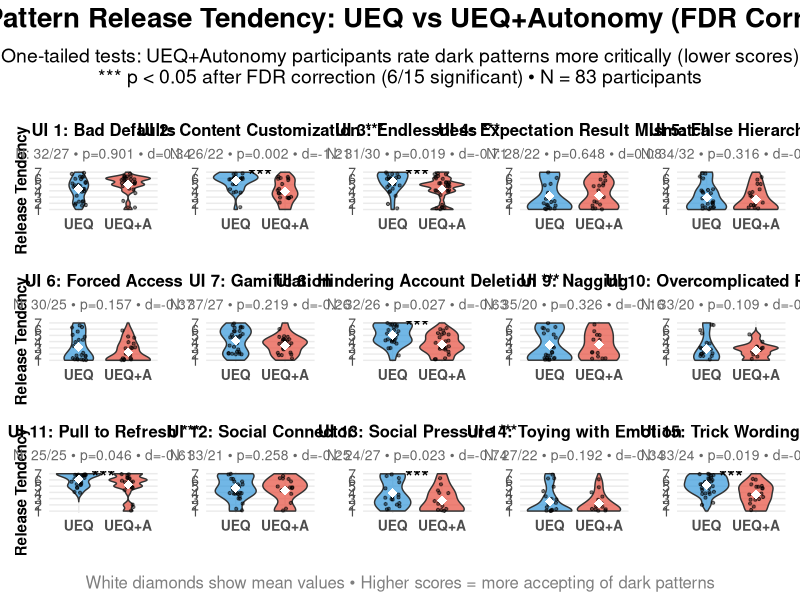

Write R code to recreate this figure.
# Create Dark Pattern Tendency Plot with FDR Corrected Results
# Using: individual_interface_analysis_final_clean_N65.csv

library(dplyr)
library(ggplot2)
library(patchwork)

cat("=== CREATING DARK PATTERN TENDENCY PLOT (FDR CORRECTED) ===\n")

# Load the FDR-corrected results
results_data <- read.csv("results/individual_interface_analysis_final_clean_N65.csv")
cat("Loaded results for", nrow(results_data), "interfaces\n")

# Load the interface data for plotting
interface_data <- read.csv("results/interface_plot_data_aug16_plus_new_filtered.csv")
cat("Loaded interface data:", nrow(interface_data), "evaluations from", 
    length(unique(interface_data$ResponseId)), "participants\n")

# Check which interfaces have significant FDR-corrected results
sig_interfaces <- results_data %>%
  filter(tendency_p_fdr < 0.05) %>%
  pull(interface)

cat("Significant interfaces after FDR correction:", length(sig_interfaces), "\n")
if(length(sig_interfaces) > 0) {
  sig_names <- results_data %>%
    filter(interface %in% sig_interfaces) %>%
    select(interface, pattern_name, tendency_p_fdr, tendency_cohens_d)
  print(sig_names)
}

# Create individual interface plot function
create_interface_plot <- function(ui_num) {
  
  # Get interface data
  ui_data <- interface_data %>%
    filter(interface == ui_num, !is.na(tendency))
  
  if(nrow(ui_data) == 0) {
    return(NULL)
  }
  
  # Get results for this interface
  ui_results <- results_data %>%
    filter(interface == ui_num)
  
  pattern_name <- ui_results$pattern_name
  p_fdr <- ui_results$tendency_p_fdr
  cohens_d <- ui_results$tendency_cohens_d
  
  # Determine if significant (FDR corrected)
  is_significant <- p_fdr < 0.05
  
  # Create title with significance indicator (but not red)
  title_text <- paste0("UI ", ui_num, ": ", pattern_name)
  if(is_significant) {
    title_text <- paste0(title_text, " ***")
  }
  
  # Get sample sizes
  n_ueq <- sum(ui_data$condition_f == "UEQ")
  n_ueeq <- sum(ui_data$condition_f == "UEQ+Autonomy")
  
  # Create the plot with violin plots
  p <- ggplot(ui_data, aes(x = condition_f, y = tendency, fill = condition_f)) +
    geom_violin(alpha = 0.7, trim = FALSE) +
    geom_jitter(width = 0.15, alpha = 0.5, size = 0.8) +
    stat_summary(fun = mean, geom = "point", shape = 18, size = 3, color = "white") +
    scale_fill_manual(values = c("UEQ" = "#3498db", "UEQ+Autonomy" = "#e74c3c")) +
    labs(
      title = title_text,
      x = "",  # Remove x-axis label to reduce repetition
      y = if(ui_num %in% c(1, 6, 11)) "Release Tendency" else "",  # Only show y-label on left column
      subtitle = paste0("N: ", n_ueq, "/", n_ueeq, " • p=", sprintf("%.3f", p_fdr), " • d=", sprintf("%.2f", cohens_d))
    ) +
    theme_minimal() +
    theme(
      legend.position = "none",
      plot.title = element_text(size = 12, face = "bold", hjust = 0.5),
      plot.subtitle = element_text(size = 10, hjust = 0.5, color = "gray40"),
      axis.title = element_text(size = 11, face = "bold"),
      axis.text = element_text(size = 10),
      axis.text.x = element_text(size = 10, face = "bold"),
      panel.grid.minor = element_blank(),
      plot.margin = margin(t = 10, r = 5, b = 5, l = 5)
    ) +
    scale_y_continuous(limits = c(1, 7), breaks = 1:7) +
    scale_x_discrete(labels = c("UEQ" = "UEQ", "UEQ+Autonomy" = "UEQ+A"))  # Shorter labels
  
  # Add significance annotation (but not in red)
  if(is_significant) {
    p <- p + 
      annotate("text", x = 1.5, y = 6.5, label = "***", color = "black", size = 5, fontface = "bold")
  }
  
  return(p)
}

# Create plots for all interfaces
cat("\nCreating individual plots...\n")

tendency_plots <- list()
for(ui_num in 1:15) {
  plot <- create_interface_plot(ui_num)
  if(!is.null(plot)) {
    tendency_plots[[paste0("ui", ui_num)]] <- plot
  }
}

# Combine plots
if(length(tendency_plots) > 0) {
  
  # Create directory if it doesn't exist
  if(!dir.exists("plots")) {
    dir.create("plots")
  }
  
  tendency_grid <- wrap_plots(tendency_plots, ncol = 5, nrow = 3)
  
  # Count significant results
  n_sig_fdr <- sum(results_data$tendency_p_fdr < 0.05, na.rm = TRUE)
  n_total <- nrow(results_data)
  
  tendency_final <- tendency_grid + 
    plot_annotation(
      title = "Dark Pattern Release Tendency: UEQ vs UEQ+Autonomy (FDR Corrected)",
      subtitle = paste0("One-tailed tests: UEQ+Autonomy participants rate dark patterns more critically (lower scores)\n",
                       "*** p < 0.05 after FDR correction (", n_sig_fdr, "/", n_total, " significant) • ",
                       "N = ", length(unique(interface_data$ResponseId)), " participants"),
      caption = "White diamonds show mean values • Higher scores = more accepting of dark patterns",
      theme = theme(
        plot.title = element_text(size = 20, face = "bold", hjust = 0.5, margin = margin(b = 10)),
        plot.subtitle = element_text(size = 14, hjust = 0.5, margin = margin(b = 15)),
        plot.caption = element_text(size = 12, hjust = 0.5, color = "gray50", margin = margin(t = 10))
      )
    )
  
  # Save the plot
  filename <- "plots/dark_patterns_tendency_cleaned_fdr_onetailed.png"
  ggsave(filename, plot = tendency_final, width = 24, height = 14, dpi = 300)
  
  cat("✓ Plot saved:", filename, "\n")
  cat("✓ Significant interfaces (FDR corrected):", n_sig_fdr, "out of", n_total, "\n")
  
  # List significant interfaces
  if(n_sig_fdr > 0) {
    cat("\nSignificant interfaces:\n")
    sig_summary <- results_data %>%
      filter(tendency_p_fdr < 0.05) %>%
      select(interface, pattern_name, tendency_p_fdr, tendency_cohens_d) %>%
      arrange(tendency_p_fdr)
    
    for(i in 1:nrow(sig_summary)) {
      cat(sprintf("• UI %d (%s): p=%.4f, d=%.2f\n", 
                  sig_summary$interface[i], 
                  sig_summary$pattern_name[i],
                  sig_summary$tendency_p_fdr[i],
                  sig_summary$tendency_cohens_d[i]))
    }
  }
  
} else {
  cat("❌ No plots created - check data availability\n")
}

cat("\n✓ Plot generation complete!\n")
